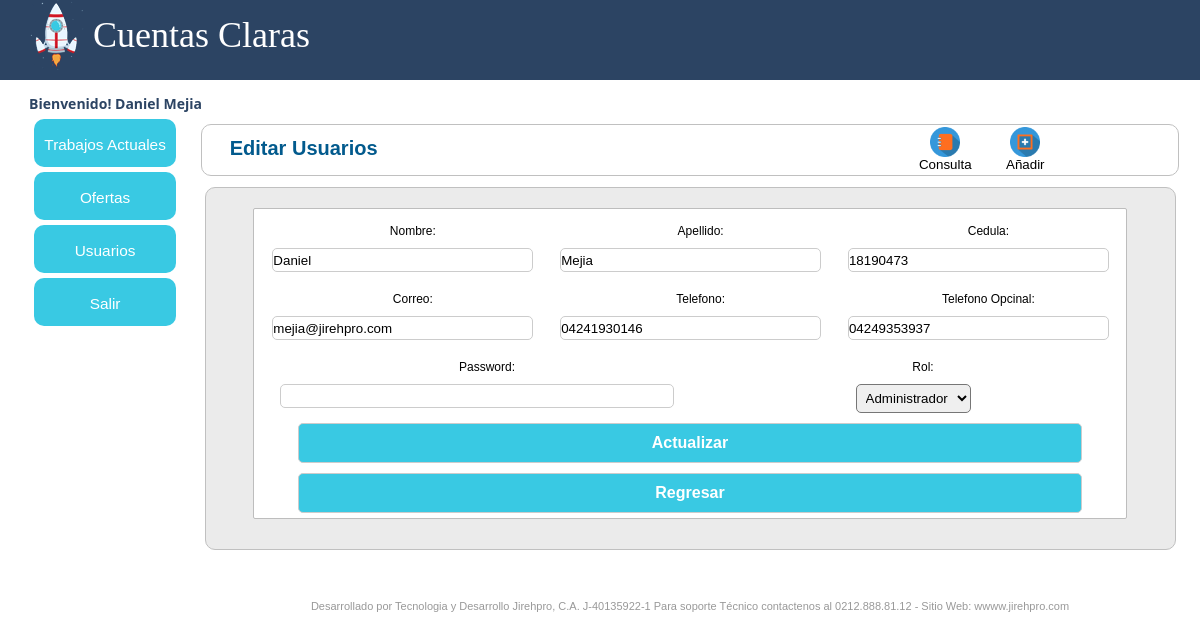
Screenshot of /observacion/usuarios/modificar_usuarios.php?codi_trab=1 (signed in) with the database file from the repository.
### tables this page shows
CREATE TABLE IF NOT EXISTS `tb_usuarios` (
`id_usuario` int(11) NOT NULL,
  `nomb_usuario` varchar(250) NOT NULL,
  `apel_usuario` varchar(250) NOT NULL,
  `cedu_usuario` varchar(20) NOT NULL,
  `corr_usuario` varchar(100) NOT NULL,
  `tele_usuario` varchar(20) NOT NULL,
  `tele_opci_usuario` varchar(20) NOT NULL,
  `pass_usuario` varchar(250) NOT NULL,
  `id_rol` int(10) NOT NULL
);

### observacion/controle/vSession.php (called while the page is built, shortened)
<?php
	if (isset($_SESSION['k_username'])) {
		$nomUser = ($_SESSION['k_username']);
		}
		else{
		$valSes = '2';
		}
        ?>

### observacion/class/class.php (called while the page is built, shortened)
<?php
class Conectar
{
	public static function conecta()
	{
		$con = mysql_connect("localhost","root","webmastersixaguer");
		return $con;
		}
	}
class TrabajosActuales
{
	private $datos, $datos2,$datos3,$usuarios, $requ, $requ2, $prio1, $prio2, $suma;
	public function __construct()
	{
		$this->datos=array();
	}
		public function listarUsuariosMod($codiOferta)
		{
			$sql = "select * from tb_usuarios where id_usuario = $codiOferta";
			$res = mysql_query($sql,Conectar::conecta());
			while($reg = mysql_fetch_assoc($res))
			{
				$this->datos[] = $reg;
			}
			return $this->datos;
		}
		public function usuarioComboUsuarios($rol)
		{
			$sql = "select * from tb_roles where id_rol = $rol";
			$res = mysql_query($sql,Conectar::conecta());
			while($reg = mysql_fetch_assoc($res))
			{
				$this->usuarios[] = $reg;
			}
			return $this->usuarios;
		}
		public function listarComboUsuarios($rol)
		{
			$sql = "select * from tb_roles where id_rol != $rol";
			$res = mysql_query($sql,Conectar::conecta());
			while($reg = mysql_fetch_assoc($res))
			{
				$this->usuarios[] = $reg;
			}
			return $this->usuarios;
		}
	}

### observacion/usuarios/modificar_usuarios.php (the view, shortened to what this page needs)
<?php
include("../controle/vSession.php");
require_once("../class/class.php");
$usuarios = new TrabajosActuales();
$mod = $usuarios->listarUsuariosMod($_GET["codi_trab"]);
?>
<!DOCTYPE html PUBLIC "-//W3C//DTD XHTML 1.0 Transitional//EN" "http://www.w3.org/TR/xhtml1/DTD/xhtml1-transitional.dtd">
<html xmlns="http://www.w3.org/1999/xhtml">
<head>
<link rel="stylesheet" href="../css/style.css"/>
<link rel="stylesheet" href="../css/jquery.ui.all.css">
<link href="../css/style_menu.css" rel="stylesheet" type="text/css" />
</head>
<body onload="Deshabilitar();" class="dt-example" <?php ?>>
<div id="pantalla">
    <div id="conten">
        <div id="top">
        	<div id="logo">
            	<img src="../images/logo.png"  />
                <div id="tituloSistem">Cuentas Claras</div>
                 <div id="liDet"><span style="padding-left:5px;color: #2C4463;"><?php echo ("Bienvenido! "). ucwords ($nomUser);?></span></div>
            </div>
        <div id="fila_columna">
            <div id="columna1"><?php include("../include/menu.php")?></div>
            <div id="columna2">
    <center>
    <div id="cuerpo_general">
    	<div id="tilulos">
            	<div id="botenes">
                 <div style="width:60px; float:left; margin:0px 20px 0px 0px; ">
                    	<center>
                            <a href="ofertas_actuales.php">
                                <img src="../images/ico-consu.png" border="0" width="30" />
                                <div>Consulta</div>
                            </a>
                        </center>
                    </div>
                	<div style="width:60px; float:left; margin:0px 20px 0px 0px">
                    	<center>
                            <a href="add_ofertas.php">
                                <img src="../images/ico-add.png" border="0" width="30" />
                                <div>Añadir</div>
                            </a>
                        </center>
                    </div>
                </div>
                <h2 style="padding-top:12px;">Editar Usuarios</h2>
        </div>
    	<div id="contenedor">
                <div id="sub-contenedor">
<form name="form_mod_usua" id="form_mod_usua" action="modificar_usuarios.php?codi_trab=<?php echo $mod[0]['id_usuario'] ?>" method="post">
                <div id="fila">
                   <div id="columna" style="float:left; width:33%">
                   		<span class="desc">Nombre:</span>
                        <input type="text" id="nomb" name="nomb" size="20" value="<?php echo $mod[0]['nomb_usuario'] ?>"/>
                   </div>
                   <div id="columna" style="float:left; width:33%">
                   		<span class="desc">Apellido:</span>
                       <input type="text" id="apel" name="apel" size="20" value="<?php echo $mod[0]['apel_usuario'] ?>"/>
                   </div>
                   <div id="columna" style="float:left; width:33%">
                   		<span class="desc">Cedula:</span>
                        <input type="text" id="cedu" name="cedu" size="20" value="<?php echo $mod[0]['cedu_usuario'] ?>"/>
                   </div>
                </div>
                <div id="fila">
                   <div id="columna" style="float:left; width:33%">
                   		<span class="desc">Correo:</span>
                        <input type="text" id="corr" name="corr" size="20" value="<?php echo $mod[0]['corr_usuario'] ?>"/>
                   </div>
                   <div id="columna" style="float:left; width:33%">
                   		<span class="desc">Telefono:</span>
                        <input type="text" id="tele" name="tele" size="20" value="<?php echo $mod[0]['tele_usuario'] ?>"/>
                   </div>
                   <div id="columna" style="float:left; width:33%">
                   		<span class="desc">Telefono Opcinal:</span>
                        <input type="text" id="teleopci" name="teleopci" size="20" value="<?php echo $mod[0]['tele_opci_usuario'] ?>"/>
                   </div>
                </div>
                 <div id="fila">
                   <div id="columna" style="float:left; width:50%">
                   		<span class="desc">Password:</span>
                        <input type="password" id="pass" name="pass" size="20"/>
                   </div>
                   <div id="columna" style="float:left; width:50%">
                   		<span class="desc">Rol:</span>
                        <select id="asignar_rol" name="asignar_rol" />
                        <?php
							if ($mod[0]['id_rol'] !=0)
								{
									$rol =$mod[0]['id_rol'];
									$cmls = $usuarios->usuarioComboUsuarios($rol);
									 	for($g=0;$g<sizeof($cmls);$g++)
									 	{
											echo "<option value=".$cmls[$g]['id_rol'].">".$cmls[$g]['desc_rol']."</option>";
											}
									}
                        ?>
                   </div>
                </div>
                <?php
				$rol = $_SESSION["rol"];
				if($rol == 1)
				{
				?>
                	<input type="button" id="btn" name="username" value="Actualizar" onclick="validaModUsuario();" />
                <?php
				}
				?>
				<input type='button' id='btn' value='Regresar'  onclick='history.back(-1);'/>
				</form>
                    </div>
        	</div>
       </div>
       <div id="pie">
            	Desarrollado por Tecnologia y Desarrollo Jirehpro, C.A. J-40135922-1
                Para soporte Técnico contactenos al 0212.888.81.12 - Sitio Web: wwww.jirehpro.com
            </div>
    </center>
</body>
</html>

### observacion/css/style.css (style rules this page uses)
input { width: 90%; }
div#logo img { float: left; margin: 0px 7px 0px 28px; }
div#tituloSistem { color: white; font-size: 3em; margin: 0px 0px 10px 10px; position: relative; height: 70px; padding: 14px 0px 0px 0px; font-family: cursive; }
div#top { background-color: #2c4463;height: 80px; }
div#columna2 { width: 85%; float: left; }
div#columna1 { width: 15%;float: left; }
div#contenedor { margin-left: auto;margin-right: auto; }
div#pantalla { width: 100%;max-width: 100%;min-width: 500px; }
select { border-radius: 5px; padding: 5px; }
div#fila { float: left; clear: left; width: 100%; margin: 5px; }
div#contenedor input { border-radius: 5px;border: 1px solid #ccc; height: 22px; }
span.desc { float: left;clear: left;width: 100%; margin: 10px; }
body { font-family: Arial, Helvetica, sans-serif; font-size:14px; }
a:link { text-decoration:none; color:black; }
h2 { margin: 0; padding-bottom: 8px; color: #025A8D; }
#logo { width:100%; }
#liDet { width:100%; height:20px; font-weight:bold; color:#FFFFFF; font-family:Segoe, "Segoe UI", "DejaVu Sans", "Trebuchet MS", Verdana, sans-serif; font-size: 14px; margin: 0px 0px 0px 2%; }
#cuerpo_general { height:100%;width:100%;margin:0px 0px 0px 0px;padding:0px 0px 0px 0px; }
div#contenedor { background: rgb(235, 235, 235);width: 95%;margin: 11px 0px 50px 0px;padding: 10px 0px 20px 0px;border-radius: 10px;border: 1px silver solid; }
div#sub-contenedor { width: 90%;background: white;height: auto;border: 1px rgb(189, 189, 189) solid;border-radius: 2px;margin: 10px;position: relative; }
div#tilulos { clear: left;background: white;border: 1px silver solid;width: 93%;text-align: left;padding: 0px 0px 0px 28px;margin: 10px 0px 0px 0px;height:50px;font-size: 10pt;border-radius: 10px;color: #025A8D; }
div#botenes { float: right;width: 263px;height: 38px;margin: 2px 0px 0px 0px; }
#pie { height:15px; width:100%; float:both; margin: 0px 0px 0px 0px; font-size:11px; color:#999; font-family:Arial, Helvetica, sans-serif; display:block; }
#btn { background: white; border: 1px #ccc solid; border-radius: 5px; padding: 6px; cursor: pointer; }
#btn { background: #39C9E3; color: white; margin: 5px; height: 40px !important; font-weight: 700; font-size: 12pt; }

### observacion/css/style_menu.css (style rules this page uses)
* { padding:0px; margin:0px; }
body { font-family:Verdana, Arial, Helvetica, sans-serif; font-size:12px; color:#000; }

### rows the page displays
tb_usuarios: nomb "Daniel", apel "Mejia", cedu "18190473", corr "mejia@jirehpro.com", tele "04241930146", teleopci "04249353937"

### other values shown
$nomUser "Daniel Mejia"
form field asignar_rol "Administrador"
